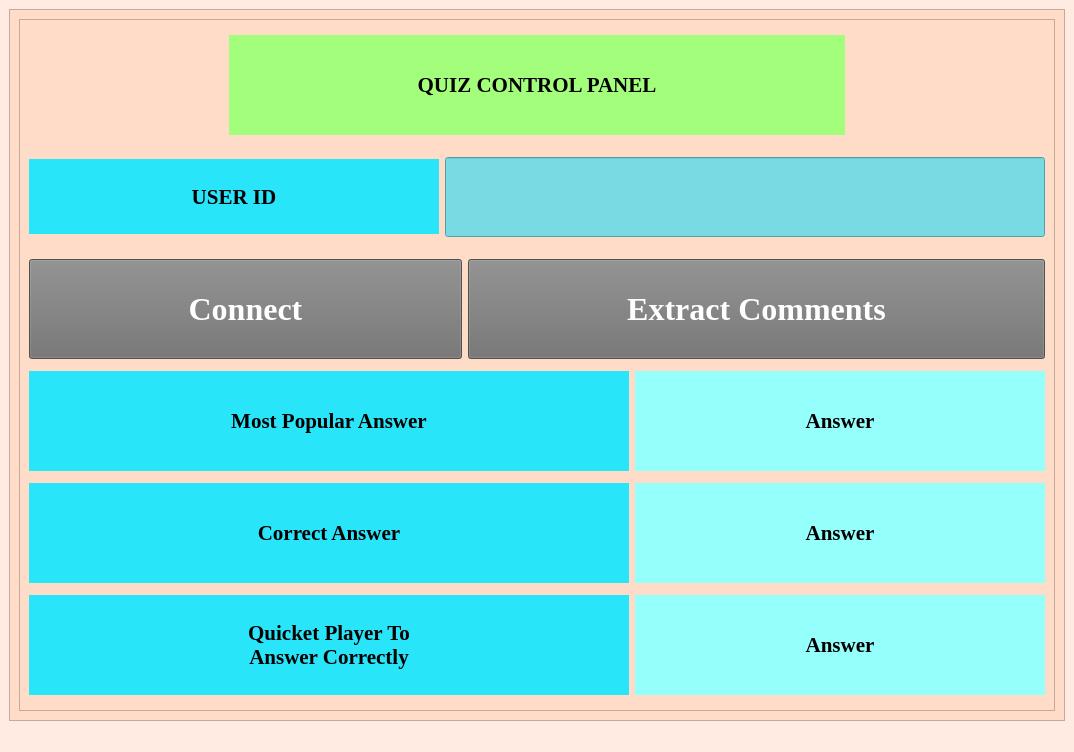
<?xml version="1.0" encoding="UTF-8"?>
<ui version="4.0">
 <class>MainWindow</class>
 <widget class="QMainWindow" name="MainWindow">
  <property name="geometry">
   <rect>
    <x>0</x>
    <y>0</y>
    <width>1074</width>
    <height>752</height>
   </rect>
  </property>
  <property name="windowTitle">
   <string>MainWindow</string>
  </property>
  <property name="styleSheet">
   <string notr="true">background-color: rgb(255, 235, 225);
</string>
  </property>
  <widget class="QWidget" name="centralwidget">
   <layout class="QVBoxLayout" name="verticalLayout">
    <item>
     <widget class="QScrollArea" name="scrollArea">
      <property name="styleSheet">
       <string notr="true">background-color: rgb(255, 220, 199);</string>
      </property>
      <property name="widgetResizable">
       <bool>true</bool>
      </property>
      <widget class="QWidget" name="scrollAreaWidgetContents">
       <property name="geometry">
        <rect>
         <x>0</x>
         <y>0</y>
         <width>1050</width>
         <height>703</height>
        </rect>
       </property>
       <layout class="QVBoxLayout" name="verticalLayout_2">
        <item>
         <widget class="QFrame" name="frame">
          <property name="frameShape">
           <enum>QFrame::StyledPanel</enum>
          </property>
          <property name="frameShadow">
           <enum>QFrame::Raised</enum>
          </property>
          <layout class="QVBoxLayout" name="verticalLayout_3">
           <item>
            <layout class="QGridLayout" name="gridLayout">
             <property name="leftMargin">
              <number>200</number>
             </property>
             <property name="rightMargin">
              <number>200</number>
             </property>
             <item row="0" column="0">
              <widget class="QLabel" name="label_7">
               <property name="enabled">
                <bool>true</bool>
               </property>
               <property name="minimumSize">
                <size>
                 <width>400</width>
                 <height>75</height>
                </size>
               </property>
               <property name="maximumSize">
                <size>
                 <width>16777215</width>
                 <height>100</height>
                </size>
               </property>
               <property name="font">
                <font>
                 <family>Times New Roman</family>
                 <pointsize>16</pointsize>
                 <weight>75</weight>
                 <bold>true</bold>
                </font>
               </property>
               <property name="styleSheet">
                <string notr="true">QLabel{
	background-color:rgb(163, 255, 123);

}</string>
               </property>
               <property name="text">
                <string>QUIZ CONTROL PANEL</string>
               </property>
               <property name="scaledContents">
                <bool>false</bool>
               </property>
               <property name="alignment">
                <set>Qt::AlignCenter</set>
               </property>
              </widget>
             </item>
            </layout>
           </item>
           <item>
            <layout class="QHBoxLayout" name="horizontalLayout" stretch="1,2">
             <item>
              <widget class="QLabel" name="userid_label">
               <property name="minimumSize">
                <size>
                 <width>250</width>
                 <height>75</height>
                </size>
               </property>
               <property name="maximumSize">
                <size>
                 <width>600</width>
                 <height>75</height>
                </size>
               </property>
               <property name="font">
                <font>
                 <family>Times New Roman</family>
                 <pointsize>16</pointsize>
                 <weight>75</weight>
                 <bold>true</bold>
                </font>
               </property>
               <property name="styleSheet">
                <string notr="true">QLabel{
	background-color:rgb(40, 229, 250);
	
}</string>
               </property>
               <property name="text">
                <string>USER ID</string>
               </property>
               <property name="scaledContents">
                <bool>false</bool>
               </property>
               <property name="alignment">
                <set>Qt::AlignCenter</set>
               </property>
              </widget>
             </item>
             <item>
              <widget class="QLineEdit" name="lineEdit">
               <property name="minimumSize">
                <size>
                 <width>400</width>
                 <height>100</height>
                </size>
               </property>
               <property name="maximumSize">
                <size>
                 <width>600</width>
                 <height>100</height>
                </size>
               </property>
               <property name="font">
                <font>
                 <pointsize>14</pointsize>
                 <weight>50</weight>
                 <bold>false</bold>
                </font>
               </property>
               <property name="styleSheet">
                <string notr="true">background-color: rgb(120, 218, 227);
margin: 10px 0px
</string>
               </property>
               <property name="text">
                <string/>
               </property>
               <property name="alignment">
                <set>Qt::AlignCenter</set>
               </property>
              </widget>
             </item>
            </layout>
           </item>
           <item>
            <layout class="QHBoxLayout" name="horizontalLayout_6" stretch="3,4">
             <item>
              <widget class="QPushButton" name="pushButton_2">
               <property name="maximumSize">
                <size>
                 <width>600</width>
                 <height>100</height>
                </size>
               </property>
               <property name="font">
                <font>
                 <family>Times New Roman</family>
                 <pointsize>24</pointsize>
                 <weight>75</weight>
                 <bold>true</bold>
                </font>
               </property>
               <property name="styleSheet">
                <string notr="true">background-color:rgb(112, 112, 112);
color:rgb(255, 255, 255);
padding: 20px 0px</string>
               </property>
               <property name="text">
                <string>Connect</string>
               </property>
              </widget>
             </item>
             <item>
              <widget class="QPushButton" name="pushButton">
               <property name="maximumSize">
                <size>
                 <width>600</width>
                 <height>100</height>
                </size>
               </property>
               <property name="font">
                <font>
                 <family>Times New Roman</family>
                 <pointsize>24</pointsize>
                 <weight>75</weight>
                 <bold>true</bold>
                </font>
               </property>
               <property name="styleSheet">
                <string notr="true">QPushButton{
	background-color:rgb(112, 112, 112);
	color:rgb(255, 255, 255);
	padding: 20px 0px


}</string>
               </property>
               <property name="text">
                <string>Extract Comments</string>
               </property>
              </widget>
             </item>
            </layout>
           </item>
           <item>
            <layout class="QHBoxLayout" name="horizontalLayout_2" stretch="2,1">
             <item>
              <widget class="QLabel" name="label">
               <property name="sizePolicy">
                <sizepolicy hsizetype="Preferred" vsizetype="Preferred">
                 <horstretch>0</horstretch>
                 <verstretch>0</verstretch>
                </sizepolicy>
               </property>
               <property name="minimumSize">
                <size>
                 <width>400</width>
                 <height>75</height>
                </size>
               </property>
               <property name="maximumSize">
                <size>
                 <width>600</width>
                 <height>100</height>
                </size>
               </property>
               <property name="baseSize">
                <size>
                 <width>200</width>
                 <height>100</height>
                </size>
               </property>
               <property name="font">
                <font>
                 <family>Times New Roman</family>
                 <pointsize>16</pointsize>
                 <weight>75</weight>
                 <bold>true</bold>
                </font>
               </property>
               <property name="styleSheet">
                <string notr="true">QLabel{
	background-color:rgb(40, 229, 250);
}</string>
               </property>
               <property name="text">
                <string>Most Popular Answer</string>
               </property>
               <property name="scaledContents">
                <bool>false</bool>
               </property>
               <property name="alignment">
                <set>Qt::AlignCenter</set>
               </property>
              </widget>
             </item>
             <item>
              <widget class="QLabel" name="label_2">
               <property name="sizePolicy">
                <sizepolicy hsizetype="Ignored" vsizetype="Ignored">
                 <horstretch>0</horstretch>
                 <verstretch>0</verstretch>
                </sizepolicy>
               </property>
               <property name="minimumSize">
                <size>
                 <width>300</width>
                 <height>100</height>
                </size>
               </property>
               <property name="maximumSize">
                <size>
                 <width>600</width>
                 <height>100</height>
                </size>
               </property>
               <property name="baseSize">
                <size>
                 <width>100</width>
                 <height>100</height>
                </size>
               </property>
               <property name="font">
                <font>
                 <family>Times New Roman</family>
                 <pointsize>16</pointsize>
                 <weight>75</weight>
                 <bold>true</bold>
                </font>
               </property>
               <property name="styleSheet">
                <string notr="true">QLabel{
	background-color:rgb(149, 255, 251);

}</string>
               </property>
               <property name="text">
                <string>Answer</string>
               </property>
               <property name="scaledContents">
                <bool>false</bool>
               </property>
               <property name="alignment">
                <set>Qt::AlignCenter</set>
               </property>
               <property name="margin">
                <number>0</number>
               </property>
              </widget>
             </item>
            </layout>
           </item>
           <item>
            <layout class="QHBoxLayout" name="horizontalLayout_3" stretch="2,1">
             <item>
              <widget class="QLabel" name="label_3">
               <property name="minimumSize">
                <size>
                 <width>400</width>
                 <height>75</height>
                </size>
               </property>
               <property name="maximumSize">
                <size>
                 <width>600</width>
                 <height>100</height>
                </size>
               </property>
               <property name="font">
                <font>
                 <family>Times New Roman</family>
                 <pointsize>16</pointsize>
                 <weight>75</weight>
                 <bold>true</bold>
                </font>
               </property>
               <property name="styleSheet">
                <string notr="true">QLabel{
	background-color:rgb(40, 229, 250)
}</string>
               </property>
               <property name="text">
                <string>Correct Answer</string>
               </property>
               <property name="scaledContents">
                <bool>false</bool>
               </property>
               <property name="alignment">
                <set>Qt::AlignCenter</set>
               </property>
              </widget>
             </item>
             <item>
              <widget class="QLabel" name="label_4">
               <property name="minimumSize">
                <size>
                 <width>300</width>
                 <height>75</height>
                </size>
               </property>
               <property name="maximumSize">
                <size>
                 <width>600</width>
                 <height>100</height>
                </size>
               </property>
               <property name="font">
                <font>
                 <family>Times New Roman</family>
                 <pointsize>16</pointsize>
                 <weight>75</weight>
                 <bold>true</bold>
                </font>
               </property>
               <property name="styleSheet">
                <string notr="true">QLabel{
	background-color:rgb(149, 255, 251)
}</string>
               </property>
               <property name="text">
                <string>Answer</string>
               </property>
               <property name="scaledContents">
                <bool>false</bool>
               </property>
               <property name="alignment">
                <set>Qt::AlignCenter</set>
               </property>
              </widget>
             </item>
            </layout>
           </item>
           <item>
            <layout class="QHBoxLayout" name="horizontalLayout_4" stretch="2,1">
             <item>
              <widget class="QLabel" name="label_5">
               <property name="minimumSize">
                <size>
                 <width>400</width>
                 <height>75</height>
                </size>
               </property>
               <property name="maximumSize">
                <size>
                 <width>600</width>
                 <height>100</height>
                </size>
               </property>
               <property name="font">
                <font>
                 <family>Times New Roman</family>
                 <pointsize>16</pointsize>
                 <weight>75</weight>
                 <bold>true</bold>
                </font>
               </property>
               <property name="styleSheet">
                <string notr="true">QLabel{
	background-color:rgb(40, 229, 250)
}</string>
               </property>
               <property name="text">
                <string>Quicket Player To 
Answer Correctly</string>
               </property>
               <property name="scaledContents">
                <bool>false</bool>
               </property>
               <property name="alignment">
                <set>Qt::AlignCenter</set>
               </property>
              </widget>
             </item>
             <item>
              <widget class="QLabel" name="label_6">
               <property name="minimumSize">
                <size>
                 <width>300</width>
                 <height>75</height>
                </size>
               </property>
               <property name="maximumSize">
                <size>
                 <width>600</width>
                 <height>100</height>
                </size>
               </property>
               <property name="font">
                <font>
                 <family>Times New Roman</family>
                 <pointsize>16</pointsize>
                 <weight>75</weight>
                 <bold>true</bold>
                </font>
               </property>
               <property name="styleSheet">
                <string notr="true">QLabel{
	background-color:rgb(149, 255, 251)
}</string>
               </property>
               <property name="text">
                <string>Answer</string>
               </property>
               <property name="scaledContents">
                <bool>false</bool>
               </property>
               <property name="alignment">
                <set>Qt::AlignCenter</set>
               </property>
              </widget>
             </item>
            </layout>
           </item>
          </layout>
         </widget>
        </item>
       </layout>
      </widget>
     </widget>
    </item>
   </layout>
  </widget>
  <widget class="QStatusBar" name="statusbar"/>
 </widget>
 <resources/>
 <connections/>
</ui>
